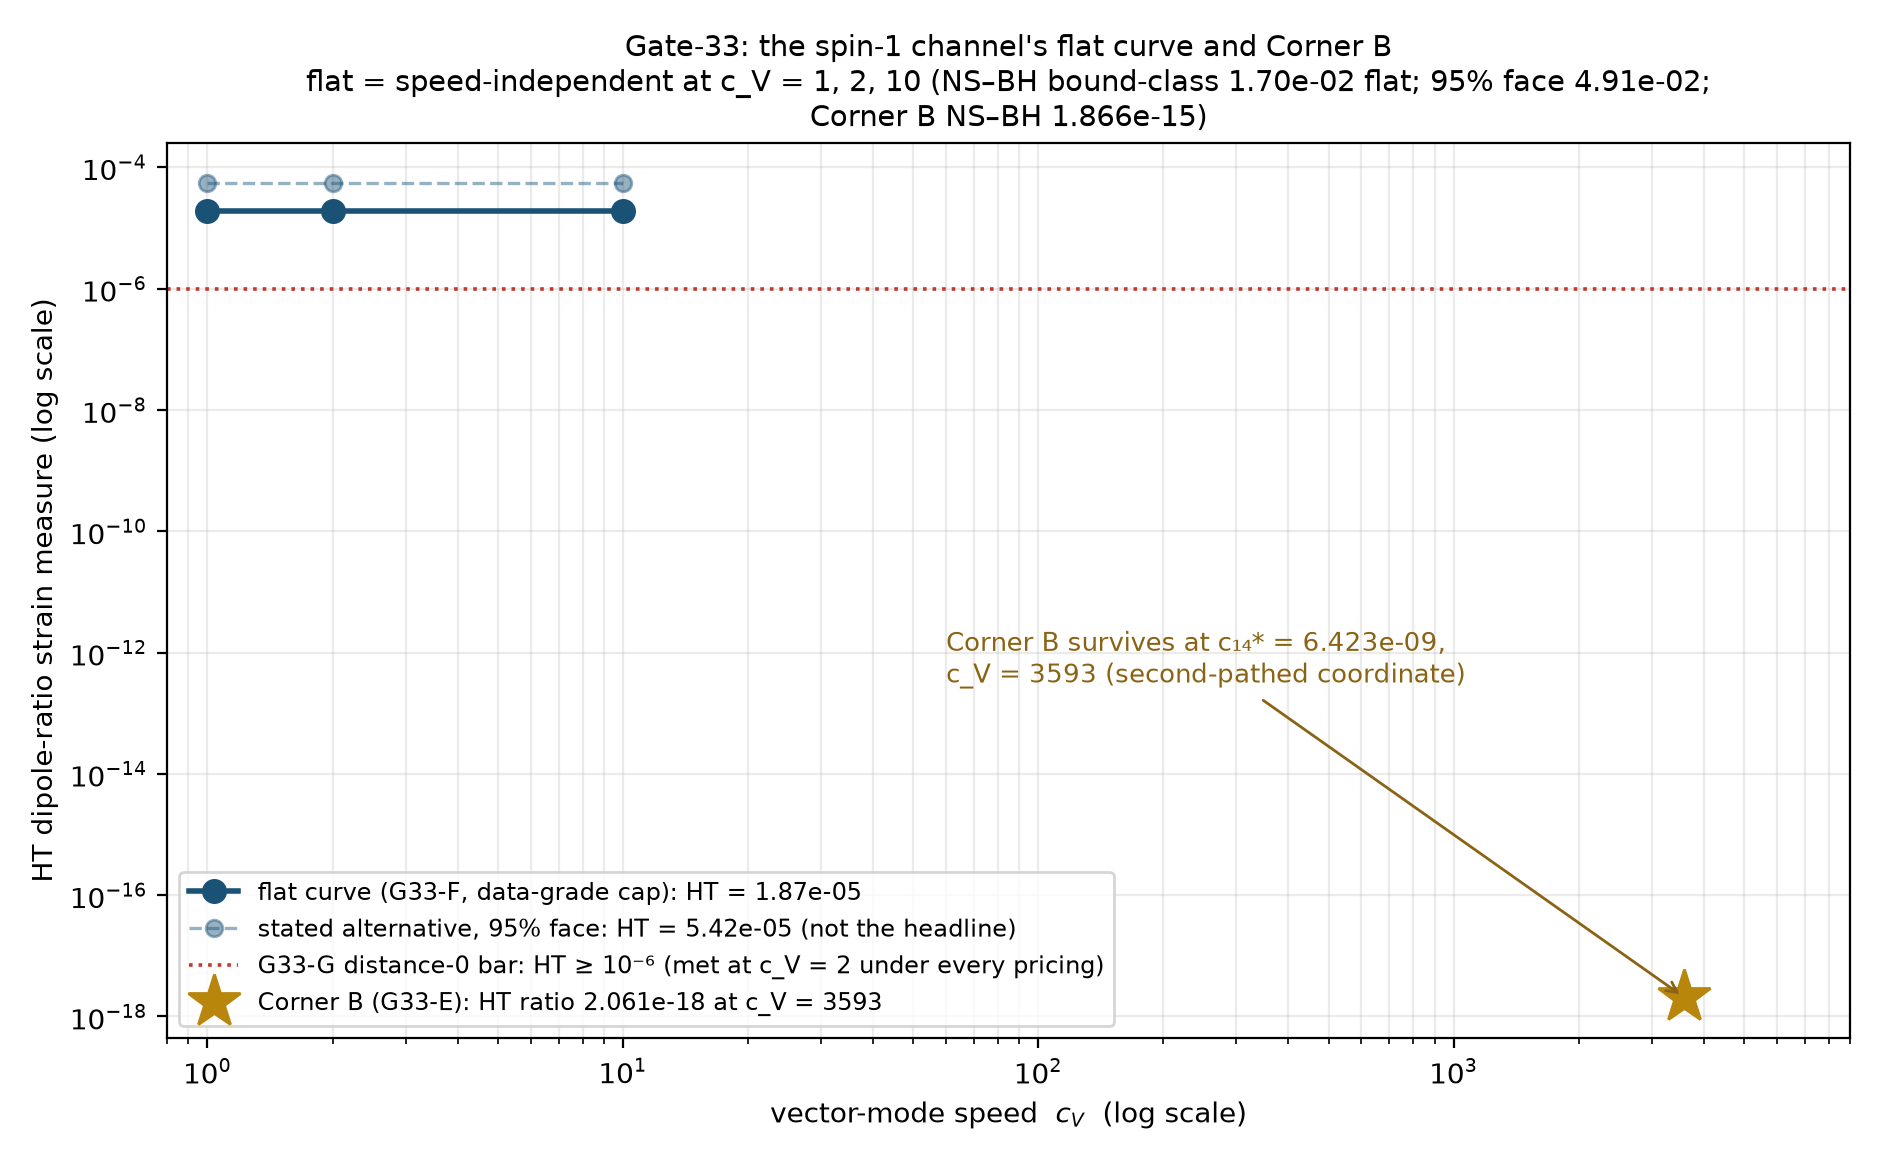

Generate this figure with Python:
#!/usr/bin/env python3
"""Figure: Gate-33 spin-1 (Einstein-aether vector) flat curve + Corner B.

Gate-33 stored no results JSON for these values: the quotable claim set is
the prose of GATE33.md section 5 (G33-E/F/G). This script therefore EXTRACTS
the numbers from that stored document by pattern (mantissa x 10^superscript)
-- nothing is typed in by hand; if a pattern is absent the script fails.

Source: gate33-claims/GATE33.md (section 5, G33-E and G33-F)
Output: fig_gate33_flat.png
"""
import re

import numpy as np
import matplotlib
matplotlib.use("Agg")
import matplotlib.pyplot as plt

ROOT = "/home/hatch/workspace/warp-pilot"
text = open(f"{ROOT}/gate33-claims/GATE33.md", encoding="utf-8").read()

SUP = str.maketrans("⁻⁰¹²³⁴⁵⁶⁷⁸⁹", "-0123456789")

def sci(mantissa):
    """Find 'mantissa x 10^exp' (unicode superscript) in the stored text."""
    pat = re.escape(mantissa) + r"×10([⁻⁰¹²³⁴⁵⁶⁷⁸⁹]+)"
    m = re.search(pat, text)
    assert m, f"pattern for mantissa {mantissa} not found in GATE33.md"
    return float(mantissa) * 10 ** int(m.group(1).translate(SUP))

ht_flat = sci("1.87")        # G33-F headline, data-grade cap 0.067
ns_flat = sci("1.70")        # G33-F NS-BH bound-class
ht_95 = sci("5.42")          # G33-F stated alternative (95% face)
ns_95 = sci("4.91")
ht_corner = sci("2.0607")    # G33-E Corner B HT ratio at its coordinate
ns_corner = sci("1.8660")    # G33-E Corner B NS-BH bound-class
m = re.search(r"c₁₄\* = ([\d.]+)×10([⁻⁰¹²³⁴⁵⁶⁷⁸⁹]+) \(c_V = ([\d.]+)", text)
assert m, "Corner B coordinate pattern not found"
c14_star = float(m.group(1)) * 10 ** int(m.group(2).translate(SUP))
cv_corner = float(m.group(3))
print(f"extracted from GATE33.md: HT flat {ht_flat:.3e}, NS-BH flat {ns_flat:.3e}, "
      f"95% face {ht_95:.3e}/{ns_95:.3e}, Corner B c14* {c14_star:.4e} at "
      f"c_V {cv_corner}, HT {ht_corner:.4e}, NS-BH {ns_corner:.4e}")

cv_flat = np.array([1.0, 2.0, 10.0])   # "at c_V = 1, 2 and 10 alike" (G33-F)

fig, ax = plt.subplots(figsize=(9.4, 5.8))
fig.patch.set_facecolor("white")
ax.plot(cv_flat, [ht_flat] * 3, "o-", color="#1a5276", lw=2, ms=8,
        label=f"flat curve (G33-F, data-grade cap): HT = {ht_flat:.2e}")
ax.plot(cv_flat, [ht_95] * 3, "o--", color="#1a5276", alpha=0.45, lw=1.2, ms=6,
        label=f"stated alternative, 95% face: HT = {ht_95:.2e} (not the headline)")
ax.axhline(1e-6, color="#c0392b", ls=":", lw=1.3,
           label="G33-G distance-0 bar: HT ≥ 10⁻⁶ (met at c_V = 2 under every pricing)")
ax.plot([cv_corner], [ht_corner], "*", ms=20, color="#b8860b",
        label=f"Corner B (G33-E): HT ratio {ht_corner:.3e} at c_V = {cv_corner:.0f}")
ax.annotate(f"Corner B survives at c₁₄* = {c14_star:.3e},\nc_V = {cv_corner:.0f} "
            f"(second-pathed coordinate)", xy=(cv_corner, ht_corner),
            xytext=(60, 3.2e-13), fontsize=9.5, color="#8a6414",
            arrowprops=dict(arrowstyle="->", color="#8a6414"))
ax.set_xscale("log")
ax.set_yscale("log")
ax.set_xlim(0.8, 9000)
ax.set_xlabel("vector-mode speed  $c_V$  (log scale)")
ax.set_ylabel("HT dipole-ratio strain measure (log scale)")
ax.set_title("Gate-33: the spin-1 channel's flat curve and Corner B\n"
             "flat = speed-independent at c_V = 1, 2, 10 (NS–BH bound-class "
             f"{ns_flat:.2e} flat; 95% face {ns_95:.2e};\nCorner B NS–BH {ns_corner:.3e})",
             fontsize=10.5)
ax.legend(fontsize=8.8, loc="lower left")
ax.grid(alpha=0.25, which="both")
fig.tight_layout()
out = f"{ROOT}/publication/figures/fig_gate33_flat.png"
fig.savefig(out, dpi=200, facecolor="white")
print("wrote", out)
